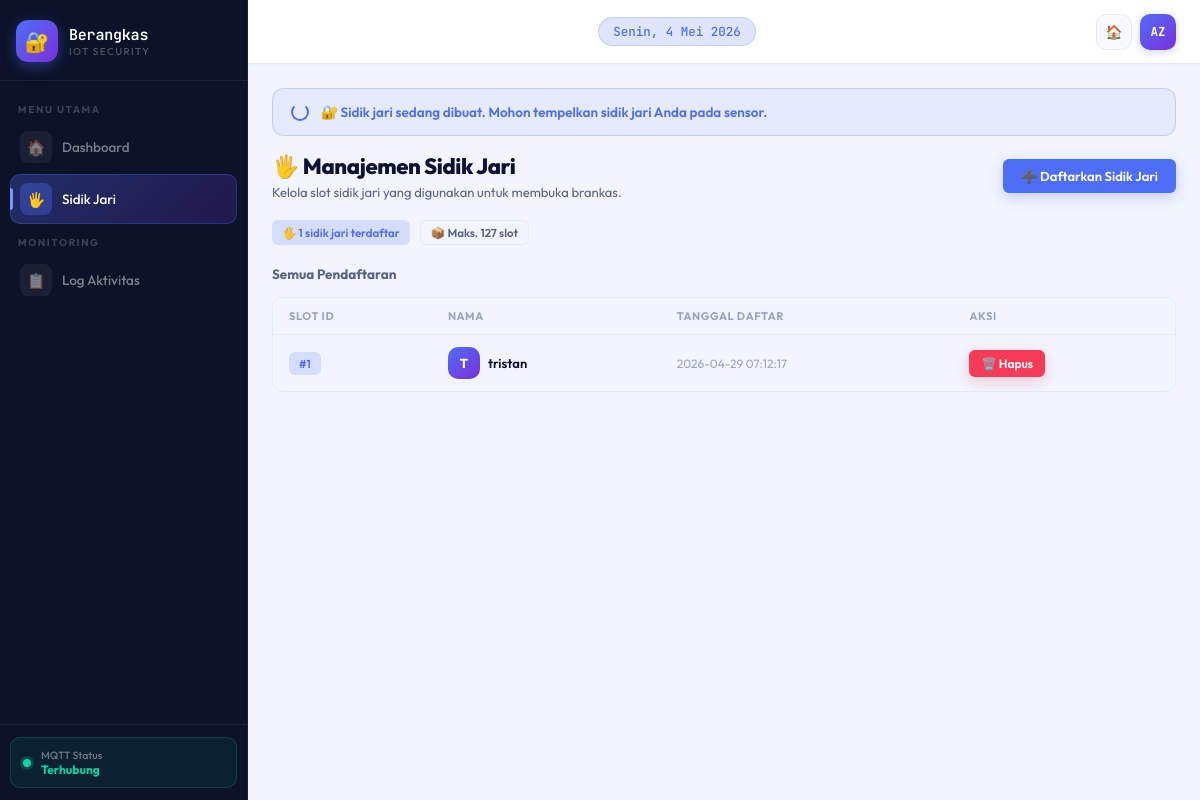
The app's page /sidik_jari, older data.
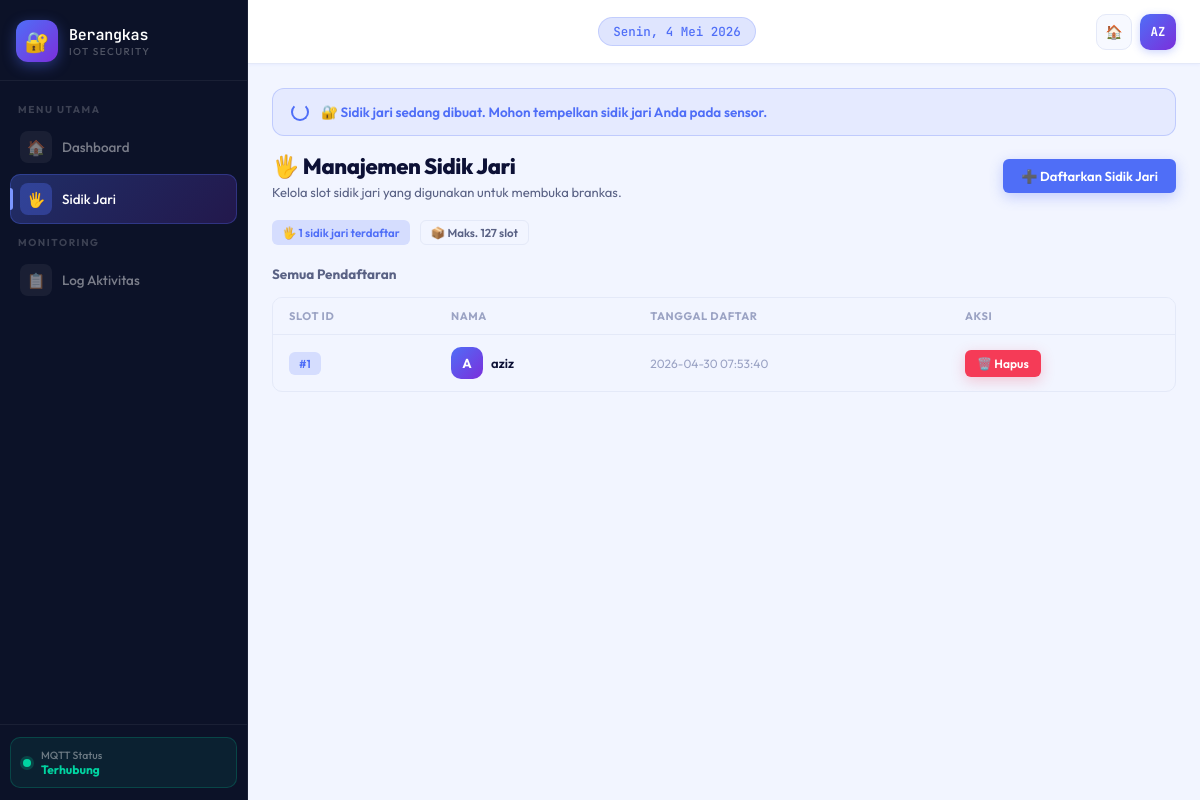
The same page, newer data.
### tables this page shows
CREATE TABLE sidik_jari (
            id INTEGER PRIMARY KEY AUTOINCREMENT,
            nama TEXT NOT NULL,
            finger_id INTEGER NOT NULL UNIQUE,
            created_at TIMESTAMP DEFAULT CURRENT_TIMESTAMP
        );

### app.py (the view)
@app.route("/sidik_jari")
def halaman_sidik_jari():
    db = get_db()
    data = db.execute("SELECT * FROM sidik_jari").fetchall()
    return render_template("sidik_jari.html", data=data)

### database.py (called while the page is built)
def get_db():
    conn = sqlite3.connect("brankas.db")
    conn.row_factory = sqlite3.Row
    return conn

### templates/sidik_jari.html (shortened to what this page needs)
<!doctype html>
<html lang="id">
  <head>
    <link
      rel="stylesheet"
      href="{{ url_for('static', filename='css/Dashboard.css') }}" />
  </head>
  <body>
    <aside class="sidebar">
      <div class="sidebar-brand">
        <a href="/" class="brand-logo">
          <div class="brand-icon">🔐</div>
          <div class="brand-text">
            <span class="brand-name">Berangkas</span>
            <span class="brand-sub">IoT Security</span>
          </div>
        </a>
      </div>
      <nav class="sidebar-nav">
        <span class="nav-label">Menu Utama</span>
        <a href="/" class="nav-item"
          ><span class="nav-icon">🏠</span> Dashboard</a
        >
        <a href="/sidik_jari" class="nav-item active"
          ><span class="nav-icon">🖐️</span> Sidik Jari</a
        >
        <span class="nav-label">Monitoring</span>
        <a href="/#log-section" class="nav-item"
          ><span class="nav-icon">📋</span> Log Aktivitas</a
        >
      </nav>
      <div class="sidebar-footer">
        <div class="sidebar-status">
          <div class="status-dot"></div>
          <div class="status-info">
            <div class="status-label">MQTT Status</div>
            <div class="status-value">Terhubung</div>
          </div>
        </div>
      </div>
    </aside>
    <main class="main">
      <header class="topbar">
        <div class="topbar-center">
          <div class="topbar-date" id="topbar-date"></div>
        </div>
        <div class="topbar-actions">
          <a href="/" class="topbar-btn">🏠</a>
          <div class="topbar-avatar">AZ</div>
        </div>
      </header>
      <div class="content">
        <div class="enroll-banner" id="enroll-banner">
          <div class="enroll-spinner" id="enroll-spinner"></div>
          <span id="enroll-msg">Menunggu jari...</span>
        </div>
        <div class="section-header">
          <div>
            <div class="page-title">🖐️ Manajemen Sidik Jari</div>
            <div class="page-sub">
              Kelola slot sidik jari yang digunakan untuk membuka brankas.
            </div>
          </div>
          <button class="btn btn-primary" onclick="openModal('tambah-modal')">
            ➕ Daftarkan Sidik Jari
          </button>
        </div>
        <div style="display: flex; gap: 10px; margin-bottom: 20px">
          <div class="chip chip-primary">
            🖐️ {{ data|length }} sidik jari terdaftar
          </div>
          <div class="chip chip-neutral">📦 Maks. 127 slot</div>
        </div>
        <div class="section-header" style="margin-bottom: 14px">
          <span
            style="
              font-size: 13.5px;
              font-weight: 700;
              color: var(--text-secondary);
            "
            >Semua Pendaftaran</span
          >
        </div>
        {% if data %}
        <div class="table-wrap">
          <table>
            <thead>
              <tr>
                <th>Slot ID</th>
                <th>Nama</th>
                <th>Tanggal Daftar</th>
                <th>Aksi</th>
              </tr>
            </thead>
            <tbody>
              {% for s in data %}
              <tr>
                <td>
                  <span class="chip chip-primary">#{{ s.finger_id }}</span>
                </td>
                <td>
                  <div class="flex-center gap-8">
                    <div class="avatar">{{ s.nama[0]|upper }}</div>
                    <span style="font-weight: 600">{{ s.nama }}</span>
                  </div>
                </td>
                <td class="td-secondary">{{ s.created_at }}</td>
                <td>
                  <button
                    class="btn btn-sm btn-danger"
                    data-id="{{ s.id }}"
                    data-nama="{{ s.nama }}"
                    data-finger="{{ s.finger_id }}"
                    onclick="confirmDelete(this)">
                    🗑️ Hapus
                  </button>
                </td>
              </tr>
              {% endfor %}
            </tbody>
          </table>
        </div>
        {% endif %}
      </div>
    </main>
  </body>
</html>

### templates/sidik_jari.html (style rules this page uses)
.enroll-banner { display: none; align-items: center; gap: 12px; padding: 14px 18px; border-radius: 12px; margin-bottom: 16px; font-size: 13.5px; font-weight: 600; animation: pulse 1.5s infinite; }
.enroll-banner.show { display: flex; }
.enroll-banner.waiting { background: rgba(79, 110, 247, 0.08); border: 1.5px solid rgba(79, 110, 247, 0.25); color: #4f6ef7; }
.enroll-spinner { width: 18px; height: 18px; border: 2px solid currentColor; border-top-color: transparent; border-radius: 50%; animation: spin 0.8s linear infinite; flex-shrink: 0; }

Row changes from the older to the newer data that the page shows:
removed sidik_jari: finger_id "1", nama "T", nama "tristan", created_at "2026-04-29 07:12:17"
added sidik_jari: finger_id "1", nama "A", nama "aziz", created_at "2026-04-30 07:53:40"
